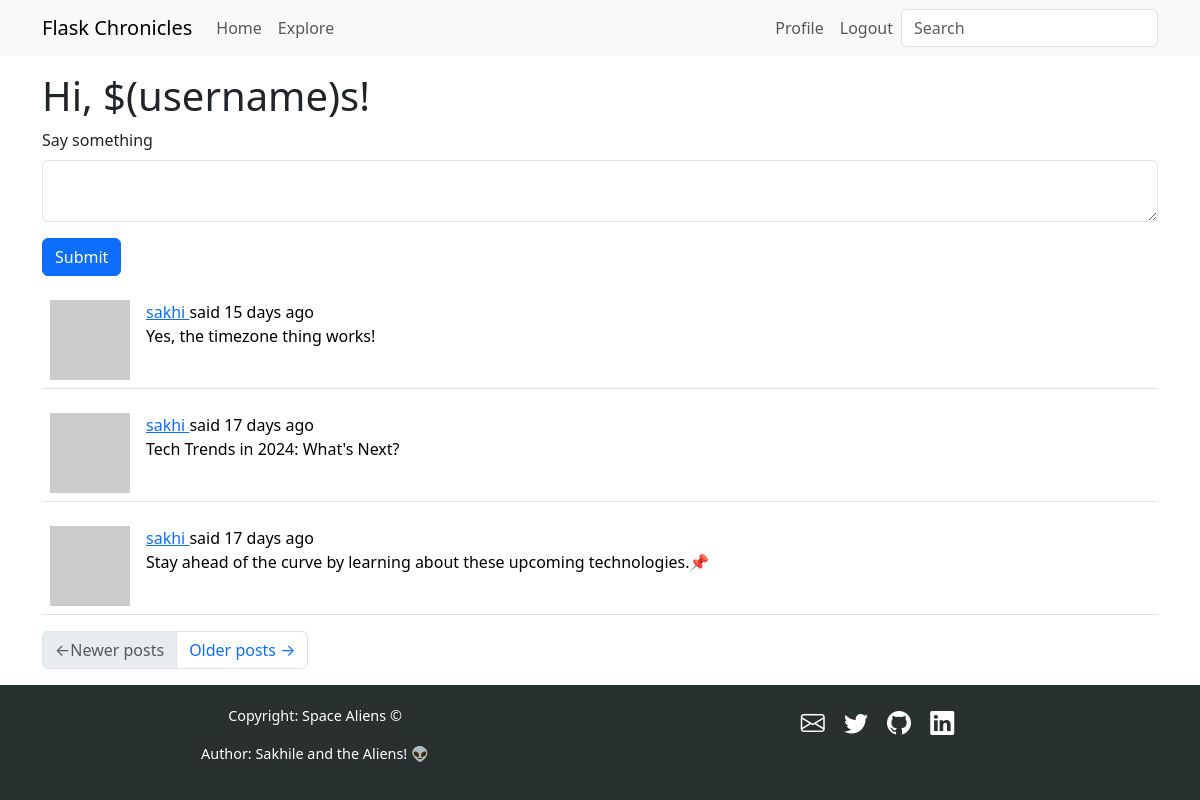
Before: /index (signed in) with the older database file.
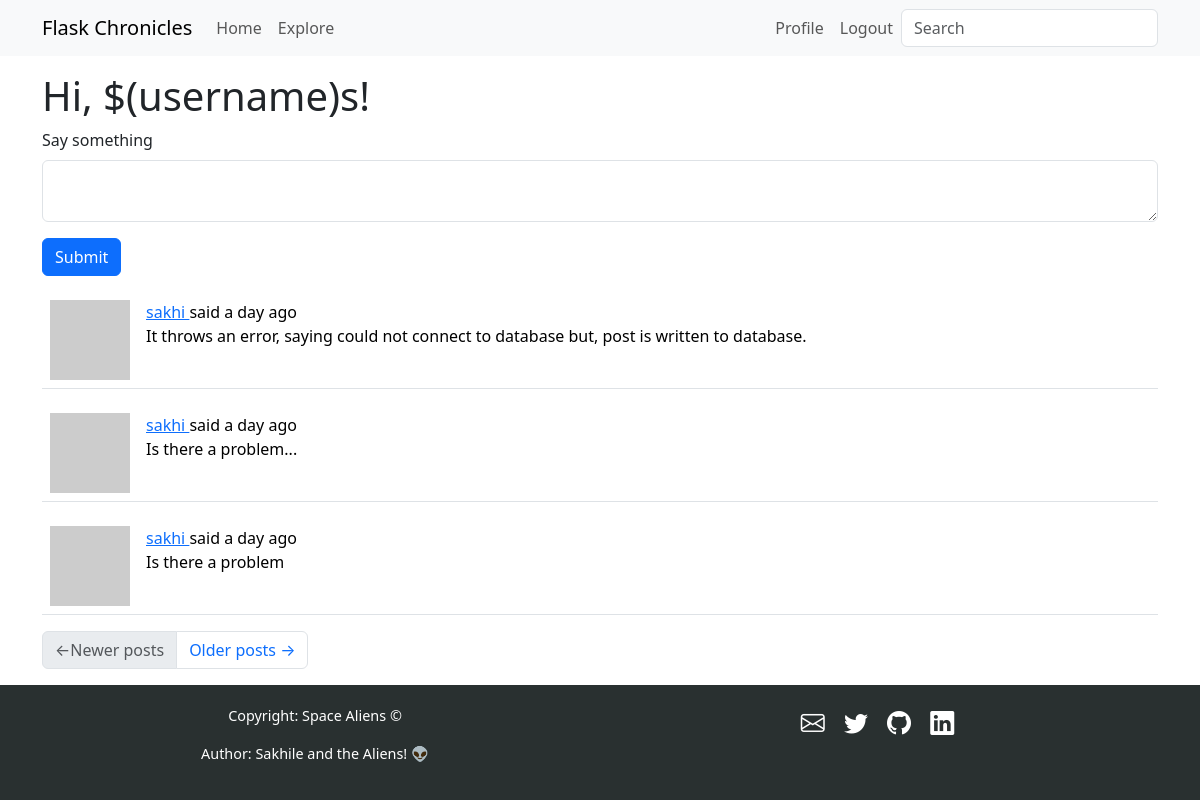
After: the same page with the newer database file.
### app/models.py (models this page shows, shortened)
class User(UserMixin, db.Model):
    id: so.Mapped[int] = so.mapped_column(primary_key=True)
    username: so.Mapped[str] = so.mapped_column(sa.String(64), unique=True)
    email: so.Mapped[str] = so.mapped_column(sa.String(120), index=True, unique=True)
    password_hash: so.Mapped[Optional[str]] = so.mapped_column(sa.String(256))
    posts: so.WriteOnlyMapped["Post"] = so.relationship(back_populates="author")
    about_me: so.Mapped[Optional[str]] = so.mapped_column(sa.String(140))
    last_seen: so.Mapped[Optional[datetime]] = so.mapped_column(
        default=lambda: datetime.now(timezone.utc)
    )
    following: so.WriteOnlyMapped["User"] = so.relationship(
        secondary=followers,
        primaryjoin=(followers.c.follower_id == id),
        secondaryjoin=(followers.c.followed_id == id),
        back_populates="followers",
    )
    followers: so.WriteOnlyMapped["User"] = so.relationship(
        secondary=followers,
        primaryjoin=(followers.c.followed_id == id),
        secondaryjoin=(followers.c.follower_id == id),
        back_populates="following",
    )
    def avatar(self, size):
        digest = md5(self.email.lower().encode("utf-8")).hexdigest()
        return f"https://www.gravatar.com/avatar/{digest}?d=identicon&s={size}'"
    def following_posts(self):
        Author = so.aliased(User)
        Follower = so.aliased(User)
        return (
            sa.select(Post)
            .join(Post.author.of_type(Author))
            .join(Author.followers.of_type(Follower), isouter=True)
            .where(
                sa.or_(
                    Follower.id == self.id,
                    Author.id == self.id,
                )
            )
            .group_by(Post)
            .order_by(Post.timestamp.desc())
        )

class SearchableMixin:
    @classmethod
    def before_commit(cls, session):
        session._changes = {
            "add": list(session.new),
            "update": list(session.dirty),
            "delete": list(session.deleted),
        }
    @classmethod
    def after_commit(cls, session):
        for obj in session._changes["add"]:
            if isinstance(obj, SearchableMixin):
                add_to_index(obj.__tablename__, obj)
        for obj in session._changes["update"]:
            if isinstance(obj, SearchableMixin):
                add_to_index(obj.__tablename__, obj)
        for obj in session._changes["delete"]:
            if isinstance(obj, SearchableMixin):
                remove_from_index(obj.__tablename__, obj)
        session._changes = None

class Post(SearchableMixin, db.Model):
    __searchable__ = ["body"]
    id: so.Mapped[int] = so.mapped_column(primary_key=True)
    body: so.Mapped[str] = so.mapped_column(sa.String(140))
    timestamp: so.Mapped[datetime] = so.mapped_column(
        index=True, default=lambda: datetime.now(timezone.utc)
    )
    user_id: so.Mapped[int] = so.mapped_column(sa.ForeignKey(User.id), index=True)
    author: so.Mapped[User] = so.relationship(back_populates="posts")
    language: so.Mapped[Optional[str]] = so.mapped_column(sa.String(5))

### app/main/routes.py (the view, shortened to what this page needs)
@bp.route("/", methods=["GET", "POST"])
@bp.route("/index", methods=["GET", "POST"])
@login_required
def index():
    form = PostForm()
    page = request.args.get("page", 1, type=int)
    posts = db.paginate(
        current_user.following_posts(),
        page=page,
        per_page=current_app.config["POSTS_PER_PAGE"],
        error_out=False,
    )
    next_url = url_for("main.index", page=posts.next_num) if posts.has_next else None
    prev_url = url_for("main.index", page=posts.prev_num) if posts.has_prev else None
    return render_template(
        "index.html",
        title=_("Home"),
        form=form,
        posts=posts.items,
        next_url=next_url,
        prev_url=prev_url,
    )

### app/main/forms.py
class SearchForm(FlaskForm):
    q = StringField(_l("Search"), validators=[DataRequired()])
    def __init__(self, *args, **kwargs):
        if "formdata" not in kwargs:
            kwargs["formdata"] = request.args
        if "meta" not in kwargs:
            kwargs["meta"] = {"csrf": False}
        super(SearchForm, self).__init__(*args, **kwargs)

class PostForm(FlaskForm):
    post = TextAreaField(
        _l("Say something"), validators=[DataRequired(), Length(min=1, max=140)]
    )
    submit = SubmitField(_l("Submit"))

### app/__init__.py (called while the page is built)
def get_locale():
    return request.accept_languages.best_match(current_app.config["LANGUAGES"])

### app/main/routes.py (called while the page is built)
@bp.before_request
def before_request():
    if current_user.is_authenticated:
        current_user.last_seen = datetime.now(timezone.utc)
        db.session.commit()
        g.search_form = SearchForm()
    g.locale = str(get_locale())

### app/models.py (called while the page is built)
@login.user_loader
def load_user(id):
    return db.session.get(User, int(id))

### app/templates/index.html
{% extends "base.html" %}
{% import "bootstrap_wtf.html" as wtf %}
{% block content %}
    <h1>{{ _("Hi, $(username)s", username=current_user.username) }}!</h1>
    {% if form %}
    {{ wtf.quick_form(form) }}
    {% endif %}
    {% for post in posts %}
        {% include '_post.html' %}
    {% endfor %}
    <nav aria-label="Post navigation">
        <ul class="pagination">
            <li class="page-item{% if not prev_url %} disabled{% endif %}">
                <a class="page-link" href="{{ prev_url }}">
			<span aria-hidden="true">&larr;</span>{{ _("Newer posts") }}
                </a>
            </li>
            <li class="page-item{% if not next_url %} disabled{% endif %}">
                <a class="page-link" href="{{ next_url }}">
                    {{ _("Older posts") }} <span aria-hidden="true">&rarr;</span>
                </a>
            </li>
        </ul>
    </nav>
{% endblock %}

### app/templates/base.html (shortened to what this page needs)
<!DOCTYPE html>
<html lang="en">
    <head>
        <link href="https://cdn.jsdelivr.net/npm/bootstrap@5.3.3/dist/css/bootstrap.min.css" rel="stylesheet"
>
        <link href="https://cdn.jsdelivr.net/npm/bootstrap-icons/font/bootstrap-icons.css" rel="stylesheet">
    </head>
    <body>
        <nav class="navbar navbar-expand-lg bg-body-tertiary">
            <div class="container">
                <a class="navbar-brand" href="{{ url_for('main.index') }}">Flask Chronicles</a>
                <div class="collapse navbar-collapse" id="navbarSupportedContent">
                    <ul class="navbar-nav me-auto mb-2 mb-lg-0">
                        <li class="nav-item">
                            <a class="nav-link" aria-current="page" href="{{ url_for('main.index') }}">Home</a>
                        </li>
                        <li class="nav-item">
                            <a class="nav-link" aria-current="page" href="{{ url_for('main.explore') }}">Explore</a>
                        </li>
                    </ul>
                    <ul class="navbar-nav mb-2 mb-lg-0">
                        {% if current_user.is_anonymous %}
                        <li class="nav-item">
                            <a class="nav-link" aria-current="page" href="{{ url_for('auth.login') }}">Login</a>
                        </li>
                        {% else %}
                        <li class="nav-item">
                            <a class="nav-link" aria-current="page"
                                href="{{ url_for('main.user', username=current_user.username) }}">Profile</a>
                        </li>
                        <li class="nav-item">
                            <a class="nav-link" aria-current="page" href="{{ url_for('auth.logout') }}">Logout</a>
                        </li>
                        {% endif %}
                    </ul>
                    {% if g.search_form %}
                    <form class="navbar-form navbar-left" method="get" action="{{ url_for('main.search') }}">
                        <div class="form-group">
                            {{ g.search_form.q(size=20, class='form-control',
                            placeholder=g.search_form.q.label.text) }}
                        </div>
                    </form>
                    {% endif %}
                </div>
            </div>
        </nav>
        <div class="container mt-3">
            {% block content %}{% endblock %}
        </div>
        <footer>
            <div class="container text-center">
                <div class="row">
                    <div class="col-12 col-md-6 mb-3 mb-md-0">
                        <p class="footer-text">Copyright: Space Aliens &copy;</p>
                        <p class="footer-text">Author: Sakhile and the Aliens! 👽</p>
                    </div>
                    <div class="col-12 col-md-6">
                        <div class="footer-icons">
                            <a href="mailto:sakhile@mars.io"><i class="bi bi-envelope"></i></a>
                            <a href="https://twitter.com/sakhilelindah"><i class="bi bi-twitter"></i></a>
                            <a href="https://github.com/sakhileln"><i class="bi bi-github"></i></a>
                            <a href="https://www.linkedin.com/sakhile-ndlazi"><i class="bi bi-linkedin"></i></a>
                        </div>
                    </div>
                </div>
            </div>
        </footer>
    </body>
</html>

### app/templates/bootstrap_wtf.html (shortened to what this page needs)
{% macro form_field(field, autofocus) %}
{%- if field.type == 'BooleanField' %}
<div class="form-check mb-3">
    {{ field(class='form-check-input') }}
    {{ field.label(class='form-check-label') }}
</div>
{%- elif field.type == 'SelectField' %}
{{ field.label(class='form-label') }}
{{ field(class='form-select mb-3') }}
{%- elif field.type == 'TextAreaField' %}
<div class="mb-3">
    {{ field.label(class='form-label') }}
    {% if autofocus %}
    {{ field(class='form-control' + (' is-invalid' if field.errors else ''), autofocus=True) }}
    {% else %}
    {{ field(class='form-control' + (' is-invalid' if field.errors else '')) }}
    {% endif %}
</div>
{%- elif field.type == 'SubmitField' %}
{{ field(class='btn btn-primary mb-3') }}
{%- endif %}
{% endmacro %}
{% macro quick_form(form, action="", method="post", id="", novalidate=False) %}
<form {%- if action !=None %} action="{{ action }}" {% endif -%} {%- if method %} method="{{ method }}" {% endif %}  {%- if novalidate %} novalidate{% endif -%}>
    {% set ns = namespace(first_field=true) %}
    {%- for field in form %}
    {% if field.widget.input_type != 'hidden' -%}
    {{ form_field(field, ns.first_field) }}
    {% set ns.first_field = false %}
    {%- endif %}
    {%- endfor %}
</form>
{% endmacro %}

### app/templates/_post.html (shortened to what this page needs)
<table class="table table-hover">
    <tr>
        <td width="70px">
            <a href="{{ url_for('main.user', username=post.author.username) }}">
                <img src="{{ post.author.avatar(70) }}" />
            </a>
        </td>
        <td>
            {{ _('%(username)s said %(when)s',
            username=user_link, when=moment(post.timestamp).fromNow()) }}
            <br>
            <span id="post{{ post.id }}">{{ post.body }}</span>
        </td>
    </tr>
</table>

### app/templates/base.html (style rules this page uses)
footer { background-color: rgb(41, 48, 48); color: white; padding: 20px 0; }
.footer-icons i { color: white; margin-right: 15px; font-size: 1.5rem; transition: color 0.3s; }
.footer-text { font-size: 0.9rem; }

Changed rows visible on the page:
no longer on this page (row unchanged): Post: body "Yes, the timezone thing works!"
no longer on this page (row unchanged): Post: body "Tech Trends in 2024: What's Next?"
no longer on this page (row unchanged): Post: body "Stay ahead of the curve by learning about these upcoming technologies.📌"
added Post: body "It throws an error, saying could not connect to database but, post is written to database."
added Post: body "Is there a problem..."
added Post: body "Is there a problem"
